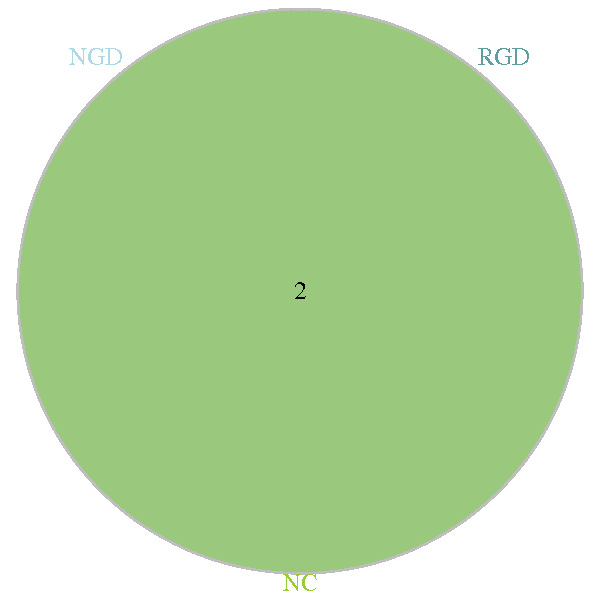

The script that saved this image:
library("VennDiagram")
setwd("/NJPROJ2/MICRO/PROJ/yangfenglong/yanfa/dandan/bar_errbar/vdjData/venngroup/Dgene")
pdf('/NJPROJ2/MICRO/PROJ/yangfenglong/yanfa/dandan/bar_errbar/vdjData/venngroup/Dgene/NGD_RGD_NC.pdf',width=4,height=4)
draw.triple.venn(category = c("NGD","RGD","NC"), 
fill=c("lightblue","cadetblue","yellowgreen"),
cat.col=c("lightblue","cadetblue","yellowgreen"),
alpha=rep(0.5,3),lwd=rep(1,3),lty=rep("solid",3),ind = TRUE,col=rep("grey",3),cat.cex=rep(1,3),
area1=2,area2=2,area3=2,n13=2,n12=2,n123=2,n23=2,)
dev.off()